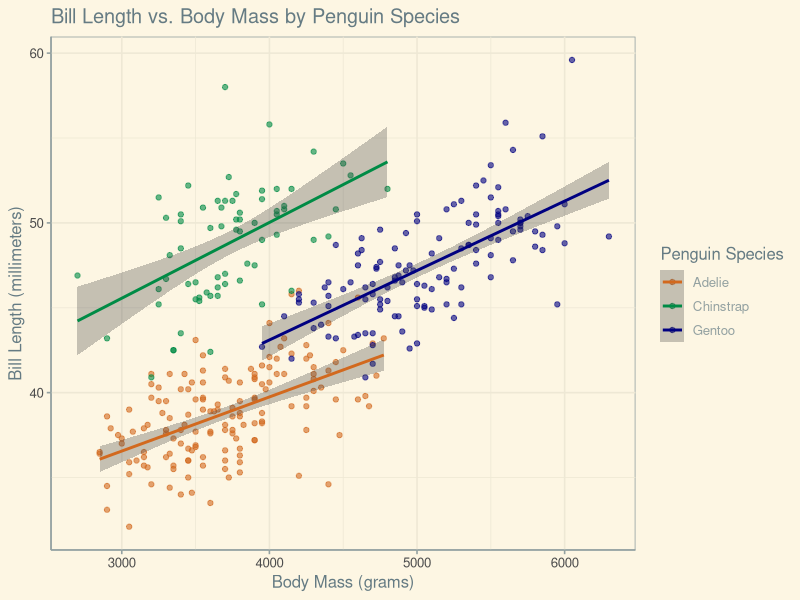
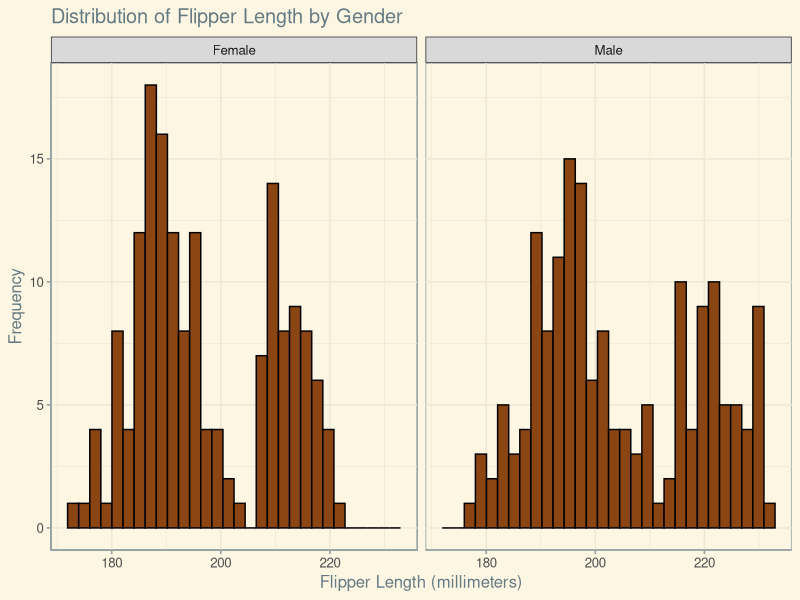
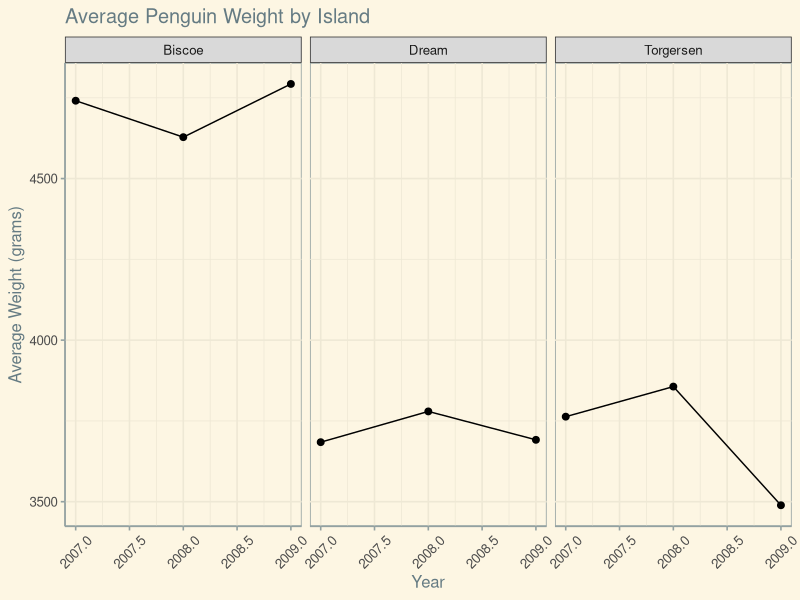
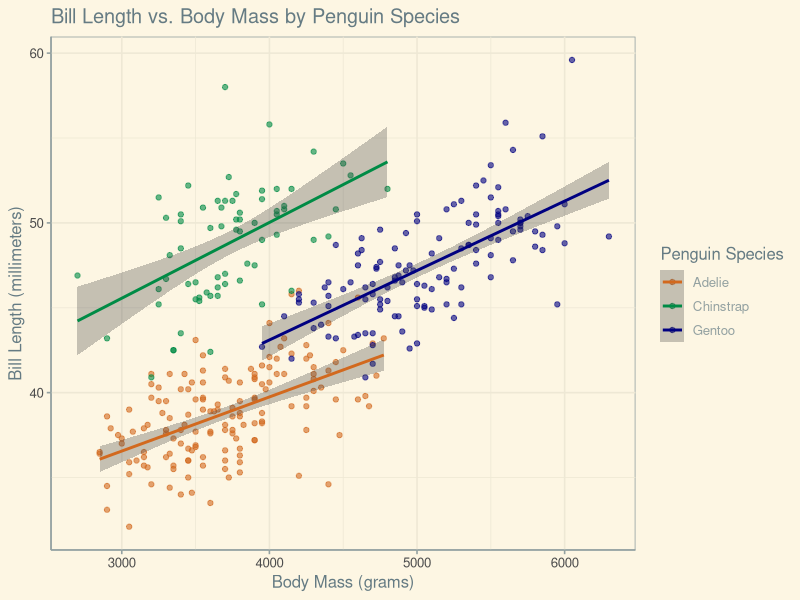
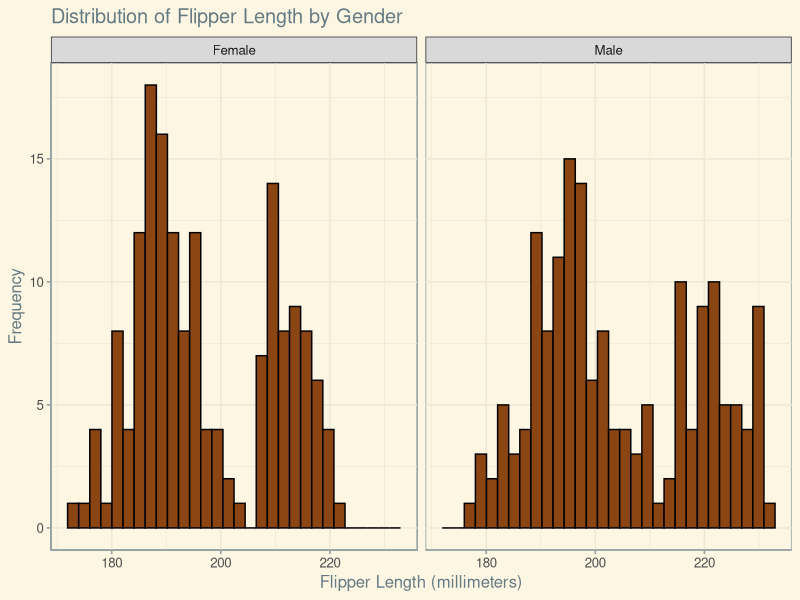
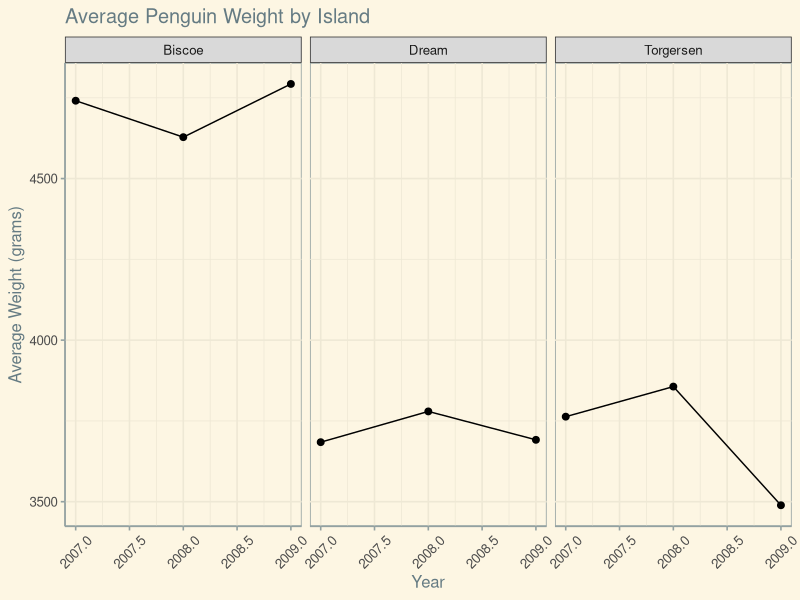

Here is the R script that generated these plots, in order:
## ---- chunk 1
# load in packages
# already installed, but use this code if you do not have packages.
# install.packages("palmerpenguins)   
# install.packages("dplyr")
# install.packages("ggthemes")
library(ggplot2)
library(palmerpenguins)
library(tidyverse)
library(ggthemes)

pen <- penguins
## ---- chunk 2
# view data
glimpse(pen)
## ---- chunk 3
image_1 <- pen %>% 
  ggplot(aes(x=body_mass_g,y=bill_length_mm,color=species)) +
  geom_point(alpha = 0.6) +
  geom_smooth(formula=y~x,
              method="lm",
              fill = "gray26",
              alpha = 0.3) +
  labs(title = "Bill Length vs. Body Mass by Penguin Species",
       x = "Body Mass (grams)",
       y = "Bill Length (millimeters)",
       color = "Penguin Species") +
  theme_solarized() +
  scale_color_manual(values =c("Gentoo"="navy",
                               "Adelie"="chocolate",
                               "Chinstrap"="springgreen4"))
image_1
## ---- chunk 4
# create a vector for the new labesl for the faceted graphs (so we can capitalize "Female' and "Male")
labs = c("Female","Male")
# assign names to the labels so ggplot knows which capitalzed word is associated with which lowercase word.
names(labs)<-c("female","male")

image_2 <- pen %>% 
  # for this example, I will drop the NA values so that we only have two histograms, one for female and one for male.
  na.omit() %>% 
  ggplot(aes(x=flipper_length_mm)) +
  geom_histogram(fill = "chocolate4",
                 color = "black",
                 bins = 30) +
  facet_wrap(~sex,
             # use the labeller function to change labels of the faceted graphs using the label vector we made earlier.
             labeller = labeller(sex = labs)) +
  labs(title = "Distribution of Flipper Length by Gender",
       x = "Flipper Length (millimeters)",
       y = "Frequency") +
  theme_solarized()
image_2
## ---- chunk 5
# use dplyr to group by year and island to caluclate avg weight, then graph using ggplot
image_3 <- pen %>% group_by(island,year) %>% 
  summarize(avg_weight = mean(body_mass_g,na.rm = T)) %>% 
  ggplot(aes(x=year,y=avg_weight)) +
  facet_wrap(~island) +
  geom_line() +
  geom_point(size = 2) +
  theme_solarized() +
  labs(title = "Average Penguin Weight by Island",
       x = "Year",
       y = "Average Weight (grams)") +
  theme(axis.text.x = element_text(angle = 45,
                                   vjust = 0.5))
image_3
## ---- chunk 6
pdf(file = "graph_compilation.pdf")
image_1
image_2
image_3
dev.off()
